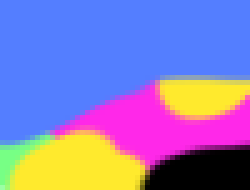
#> input picture test/test2.bmp, 50 x 38 px (shown 5 times larger)
$ python -i images2grey.py   (imports and definitions only)
#> lines starting #> are read from the running program, lines starting #| are printed output that depends on the picture
__author__ = 'Antony Cherepanov'

import argparse
import os
import multiprocessing
from PIL import Image


# [150 lines left out: functions main, parse_arguments, check_arguments, check_existing_folder, check_folder_path, start and 3 more, not called in this run]


def greyscale(t_images, t_save_folder):
    """ Transform color images to greyscale images
    :param t_images: [list] -  list of paths to the images
    :param t_save_folder: [string] - absolute path to folder for greyscale
     images
    :return [list] of paths to created greyscale images
    """

    grey_images = list()
    for img_path in t_images:
        print("Transforming " + img_path)

        img = Image.open(img_path)
        grey_img = img.convert("L")

        path, name, extension = parse_image_path(img_path)
        if 0 < len(t_save_folder):
            path = t_save_folder

        filename = "{path}{sep}{name}.{ext}".format(path=path, name=name,
                                                sep=str(os.sep), ext=extension)
        grey_img.save(filename)
        grey_images.append(filename)
        img.close()

    return grey_images


# [16 lines left out: function parse_image_path, not called in this run]


# [2 lines not run here, left out]

>>> import cv2
>>> picture = cv2.imread('test/test2.bmp', cv2.IMREAD_GRAYSCALE)
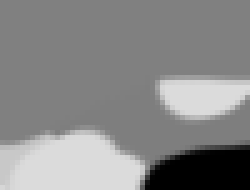
#> picture: shape (38, 50) (shown 5 times larger); min 0, max 219, mean 136
>>> result = greyscale(picture, 'out.png')
#> (the run stopped early here; a loop or call above may not have finished)
